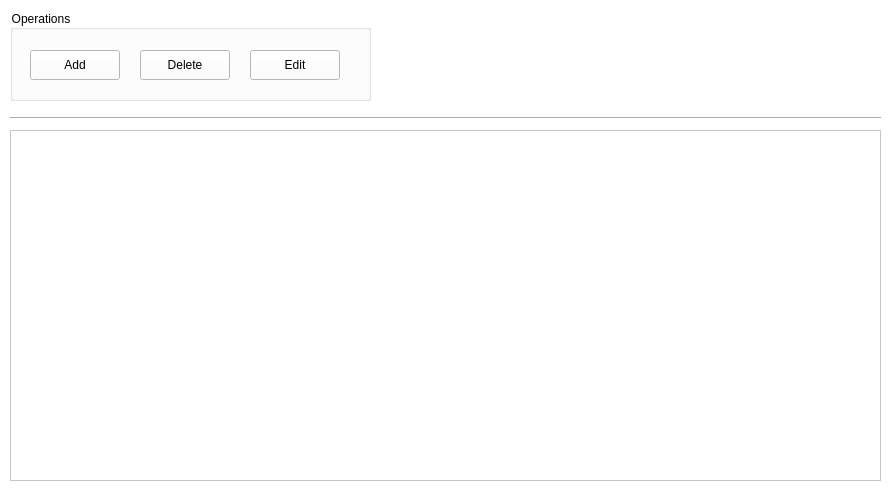
<?xml version="1.0" encoding="UTF-8"?>
<ui version="4.0">
 <class>IncomeWidget</class>
 <widget class="QWidget" name="IncomeWidget">
  <property name="geometry">
   <rect>
    <x>0</x>
    <y>0</y>
    <width>891</width>
    <height>491</height>
   </rect>
  </property>
  <property name="windowTitle">
   <string>Form</string>
  </property>
  <property name="styleSheet">
   <string notr="true">background-color: rgb(255, 255, 255);</string>
  </property>
  <widget class="QGroupBox" name="gbIncomesOperations">
   <property name="enabled">
    <bool>true</bool>
   </property>
   <property name="geometry">
    <rect>
     <x>10</x>
     <y>10</y>
     <width>361</width>
     <height>91</height>
    </rect>
   </property>
   <property name="title">
    <string>Operations</string>
   </property>
   <property name="checkable">
    <bool>false</bool>
   </property>
   <widget class="QPushButton" name="btnAdd">
    <property name="geometry">
     <rect>
      <x>20</x>
      <y>40</y>
      <width>90</width>
      <height>30</height>
     </rect>
    </property>
    <property name="text">
     <string>Add</string>
    </property>
    <property name="icon">
     <iconset theme="list-add">
      <normaloff>../../../draft</normaloff>../../../draft</iconset>
    </property>
    <property name="iconSize">
     <size>
      <width>20</width>
      <height>20</height>
     </size>
    </property>
   </widget>
   <widget class="QPushButton" name="btnDelete">
    <property name="geometry">
     <rect>
      <x>130</x>
      <y>40</y>
      <width>90</width>
      <height>30</height>
     </rect>
    </property>
    <property name="text">
     <string>Delete</string>
    </property>
    <property name="icon">
     <iconset theme="list-remove">
      <normaloff>../../../draft</normaloff>../../../draft</iconset>
    </property>
    <property name="iconSize">
     <size>
      <width>20</width>
      <height>20</height>
     </size>
    </property>
   </widget>
   <widget class="QPushButton" name="btnEdit">
    <property name="geometry">
     <rect>
      <x>240</x>
      <y>40</y>
      <width>90</width>
      <height>30</height>
     </rect>
    </property>
    <property name="text">
     <string>Edit</string>
    </property>
    <property name="icon">
     <iconset theme="accessories-text-editor">
      <normaloff>../../../draft</normaloff>../../../draft</iconset>
    </property>
    <property name="iconSize">
     <size>
      <width>20</width>
      <height>20</height>
     </size>
    </property>
   </widget>
  </widget>
  <widget class="Line" name="line">
   <property name="geometry">
    <rect>
     <x>10</x>
     <y>110</y>
     <width>871</width>
     <height>16</height>
    </rect>
   </property>
   <property name="orientation">
    <enum>Qt::Horizontal</enum>
   </property>
  </widget>
  <widget class="QTableView" name="tabIncomes">
   <property name="geometry">
    <rect>
     <x>10</x>
     <y>130</y>
     <width>871</width>
     <height>351</height>
    </rect>
   </property>
   <property name="frameShape">
    <enum>QFrame::StyledPanel</enum>
   </property>
   <property name="frameShadow">
    <enum>QFrame::Raised</enum>
   </property>
   <property name="selectionMode">
    <enum>QAbstractItemView::ContiguousSelection</enum>
   </property>
   <property name="selectionBehavior">
    <enum>QAbstractItemView::SelectRows</enum>
   </property>
  </widget>
 </widget>
 <resources/>
 <connections/>
</ui>
